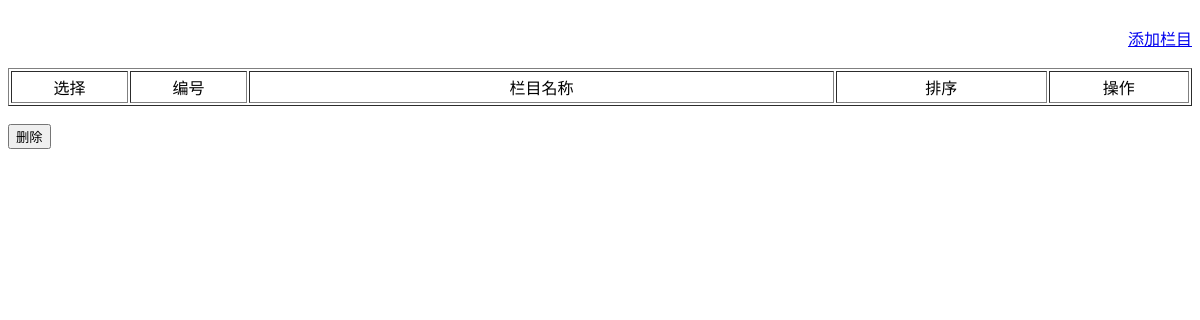
The page /admin/category?act=list on the database as committed earlier.
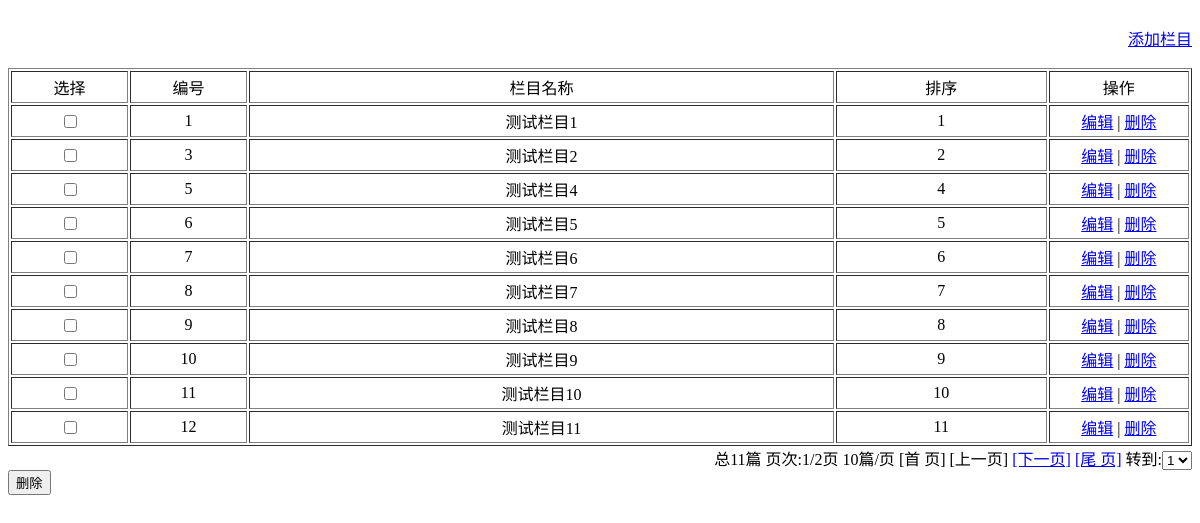
The same page on the database as committed later.
### tables this page shows
CREATE TABLE `cms_category` (
  `cat_id` tinyint(4) unsigned NOT NULL AUTO_INCREMENT COMMENT '栏目ID',
  `cat_name` varchar(20) NOT NULL COMMENT '栏目名称',
  `sort_order` tinyint(20) NOT NULL COMMENT '栏目排序',
  `add_time` int(10) unsigned NOT NULL COMMENT '添加时间',
  PRIMARY KEY (`cat_id`)
);

### include/config.php (called while the page is built, shortened)
<?php
$prefix = "cms_";
?>

### include/class.db.php (called while the page is built, shortened)
<?php
class DB extends PDO {
	var $sth;
	function execute($sql, $values = array()) {
		$this->sth = $this->prepare($sql);
		return $this->sth->execute($values);
	}
	function get_all($sql, $values = array()) {
		$this->execute($sql, $values);
		return $this->sth->fetchAll();
	}
	function get_col($sql, $values = array(), $column_number = 0) {
		$this->execute($sql, $values);
		return $this->sth->fetchColumn($column_number);
	}
}
?>

### admin/category_list.php (the view, shortened to what this page needs)
<!DOCTYPE html PUBLIC "-//W3C//DTD XHTML 1.0 Transitional//EN" "http://www.w3.org/TR/xhtml1/DTD/xhtml1-transitional.dtd">
<html xmlns="http://www.w3.org/1999/xhtml">
<head>
</head>
<body>
<table width="100%" border="0" cellspacing="0" cellpadding="0">
	<tr>
		<td colspan="2">&nbsp;</td>
	</tr>
	<tr>
		<td width="50%">&nbsp;</td>
		<td width="50%" align="right"><a href="?act=add">添加栏目</a></td>
	</tr>
	<tr>
		<td colspan="2">&nbsp;</td>
	</tr>
</table>
<table width="100%" border="1" cellpadding="3">
	<tr>
		<td width="10%" align="center">选择</td>
		<td width="10%" align="center">编号</td>
		<td width="50%" align="center">栏目名称</td>
		<td width="18%" align="center">排序</td>
		<td width="12%" align="center">操作</td>
	</tr>
	<?php foreach($rows as $row):?>
	<tr>
		<td align="center"><input type="checkbox" name="cat_id[]" value="<?= $row['cat_id']?>" /></td>
		<td align="center"><?= $row['cat_id']?></td>
		<td align="center"><?= $row['cat_name']?></td>
		<td align="center"><?= $row['sort_order']?></td>
		<td align="center">
			<a href="?act=edit&cat_id=<?= $row['cat_id']?>">编辑</a> | <a href="?act=del&cat_id=<?= $row['cat_id']?>">删除</a>
		</td>
	</tr>
	<?php endforeach;?>
</table>
<table width="100%" border="0" cellspacing="0" cellpadding="0">
	<tr>
		<td>&nbsp;</td>
		<td align="right"><?= pager($page, $page_size, $total_num, $page_url)?></td>
	</tr>
	<tr>
		<td><input type="button" name="button" id="button" value="删除" /></td>
		<td>&nbsp;</td>
	</tr>
</table>
</body>
</html>

### admin/category.php
<?php
require_once('../include/init.php');
if($_GET['act'] == 'list') {
	$total_num = $db->get_col("SELECT COUNT(1) FROM {$prefix}category");
	$page_url = '?act=list';
	$page = intval(trim($_GET['page']));
	$page = $page ? $page : 1;
	$page_size = 10;
	$rows = $db->get_all("SELECT * FROM {$prefix}category ORDER BY sort_order ASC LIMIT ".($page-1)*$page_size.", {$page_size}");
	include('category_list.php');
} elseif($_GET['act'] == 'edit'){
	$form_act = 'update';
	$category = $db->get_one("SELECT * FROM {$prefix}category WHERE cat_id = ?", array($_GET['cat_id']));
	include('category_form.php');
} elseif($_GET['act'] == 'add') {
	$form_act = 'insert';
	include('category_form.php');
} elseif($_GET['act'] == 'insert') {
	$_POST['add_time'] = time();
	$db->insert($prefix.'category', $_POST);
	sys_msg("添加栏目成功！", '?act=list');
} elseif($_GET['act'] == 'update') {
	$db->update($prefix.'category', $_POST, array('cat_id'=>$_POST['cat_id']));
	sys_msg("更新栏目成功！", '?act=list');
} elseif($_GET['act'] == 'del') {
	$db->delete($prefix.'category', 'cat_id', $_REQUEST['cat_id']);
	sys_msg("删除栏目成功！", '?act=list');
}
?>

### include/functions.php (shortened to what this page needs)
<?php
function pager($page, $page_size, $total_num, $page_url = '')
{
	$total_page = ceil($total_num/$page_size);
	if($total_page < 1){
		return '';
	}
	$pagelist = "总{$total_num}篇&nbsp;页次:{$page}/{$total_page}页&nbsp;{$page_size}篇/页";
	if(1 != $page){
		$pagelist .= '&nbsp;<a class="prev" href="'.$page_url.'&page=1">[首 页]</a>';
		$pagelist .= '&nbsp;<a class="prev" href="'.$page_url.'&page='.($page-1).'">[上一页]</a>';
	} else {
		$pagelist .= '&nbsp;[首 页]&nbsp;[上一页]';
	}
	if($total_page != $page) {
		$pagelist .= '&nbsp;<a class="next" href="'.$page_url.'&page='.($page+1).'">[下一页]</a>';
		$pagelist .= '&nbsp;<a class="next" href="'.$page_url.'&page='.$total_page.'">[尾 页]</a>';
	} else {
		$pagelist .= '&nbsp;[下一页]&nbsp;[尾 页]</a>';
	}
	$pagelist .= '&nbsp;转到:<select onchange="window.location.href=this.options[this.selectedIndex].value">';
	for($i = 1; $i <= $total_page; $i++) {
		if($i == $page) {
			$pagelist .= "<option value='{$page_url}&page={$i}' selected='selected' label='{$i}'>{$i}</option>";
		} else {
			$pagelist .= "<option value='{$page_url}&page={$i}' label='{$i}'>{$i}</option>";
		}
	}
	$pagelist .= '</select>';
	return $pagelist;
}
?>

Rows that differ between the two databases and show on the page:
added cms_category: cat_id "1", cat_name "测试栏目1", sort_order "1"
added cms_category: cat_id "3", cat_name "测试栏目2", sort_order "2"
added cms_category: cat_id "5", cat_name "测试栏目4", sort_order "4"
added cms_category: cat_id "6", cat_name "测试栏目5", sort_order "5"
added cms_category: cat_id "7", cat_name "测试栏目6", sort_order "6"
added cms_category: cat_id "8", cat_name "测试栏目7", sort_order "7"
added cms_category: cat_id "9", cat_name "测试栏目8", sort_order "8"
added cms_category: cat_id "10", cat_name "测试栏目9", sort_order "9"
added cms_category: cat_id "11", cat_name "测试栏目10", sort_order "10"
added cms_category: cat_id "12", cat_name "测试栏目11", sort_order "11"
Other text that changed with them:
pager($page, $page_size, $total_num, $page_url): (not shown) → "总11篇 页次:1/2页 10篇/页"
form field value: (not shown) → "1"
text now shown: "[首 页] [上一页] [下一页] [尾 页] 转到:"
